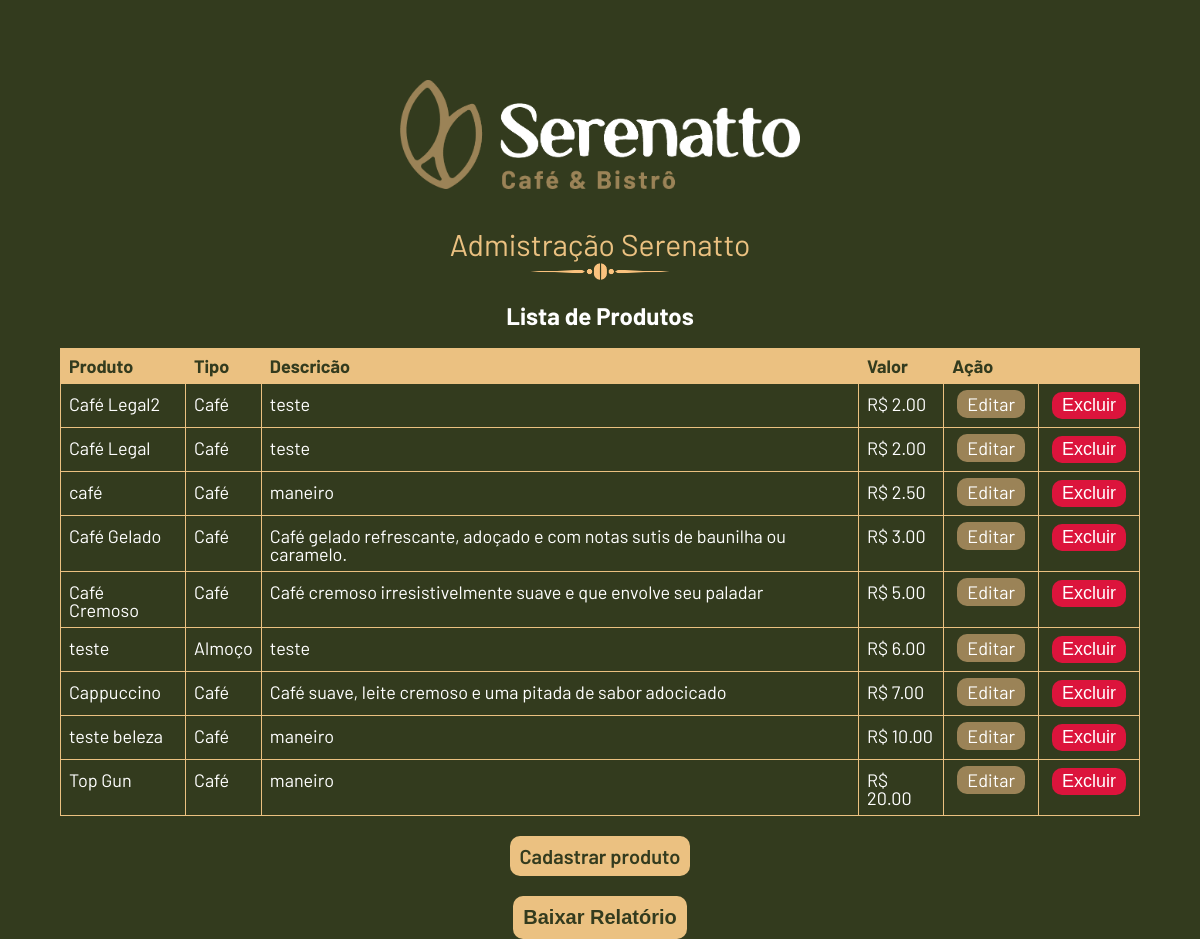
The app's page /admin.php with its own data.
### tables this page shows
CREATE TABLE `produtos` (
  `id` int NOT NULL AUTO_INCREMENT,
  `tipo` varchar(45) NOT NULL,
  `nome` varchar(45) NOT NULL,
  `descricao` varchar(90) NOT NULL,
  `imagem` varchar(80) NOT NULL,
  `preco` decimal(5,2) NOT NULL,
  PRIMARY KEY (`id`)
);

### src/Repositorio/ProdutoRepositorio.php (called while the page is built, shortened)
<?php
class ProdutoRepositorio
{
    private PDO $pdo;
    public function __construct(\PDO $pdo)
    {
        $this->pdo = $pdo;
    }
    public function buscarTodos()
    {
        $sql = "SELECT * FROM produtos ORDER BY preco";
        $statement = $this->pdo->query($sql);
        $dados = $statement->fetchAll(PDO::FETCH_ASSOC);
        $todosOsDados = array_map(function ($produto) {
            return new Produto(
                $produto['id'],
                $produto['tipo'],
                $produto['nome'],
                $produto['descricao'],
                (float)$produto['preco'],
                $produto['imagem']
            );
        }, $dados);
        return $todosOsDados;
    }
}

### src/Modelo/Produto.php (called while the page is built, shortened)
<?php
class Produto
{
    private ?int $id;
    private string $tipo;
    private string $nome;
    private string $descricao;
    private float $preco;
    public function __construct(
        ?int $id,
        string $tipo,
        string $nome,
        string $descricao,
        float $preco,
        string $imagem = "logo-serenatto.png")
    {
        $this->id = $id;
        $this->tipo = $tipo;
        $this->nome = $nome;
        $this->descricao = $descricao;
        $this->preco = $preco;
    }
    public function getId()
    {
        return $this->id;
    }
       public function getTipo()
    {
        return $this->tipo;
    }
    public function getNome()
    {
        return $this->nome;
    }
    public function getDescricao()
    {
        return $this->descricao;
    }
    public function getPrecoFormatado():string
    {
       return "R$ " . number_format($this->preco,  2);
    }
}

### admin.php (the view, shortened to what this page needs)
<?php
  require_once 'src/conexao-bd.php';
  require "src/Modelo/Produto.php";
  require "src/Repositorio/ProdutoRepositorio.php";
  $produtosRepositorio = new ProdutoRepositorio($pdo);
  $produtos = $produtosRepositorio->buscarTodos();
?>
<!doctype html>
<html lang="pt-br">
<head>
  <link rel="stylesheet" href="css/reset.css">
  <link rel="stylesheet" href="css/index.css">
  <link rel="stylesheet" href="css/admin.css">
</head>
<body>
<main>
  <section class="container-admin-banner">
    <img src="img/logo-serenatto-horizontal.png" class="logo-admin" alt="logo-serenatto">
    <h1>Admistração Serenatto</h1>
    <img class= "ornaments" src="img/ornaments-coffee.png" alt="ornaments">
  </section>
  <h2>Lista de Produtos</h2>
  <section class="container-table">
    <table>
      <thead>
        <tr>
          <th>Produto</th>
          <th>Tipo</th>
          <th>Descricão</th>
          <th>Valor</th>
          <th colspan="2">Ação</th>
        </tr>
      </thead>
      <tbody>
        <?php foreach ($produtos as $produto): ?>
          <tr>
            <td><?= $produto->getNome(); ?></td>
            <td><?=  $produto->getTipo(); ?></td>
            <td><?= $produto->getDescricao(); ?> </td>
            <td><?= $produto->getPrecoFormatado(); ?></td>
            <td>
              <a class="botao-editar" href="editar-produto.php?id=<?= $produto->getId(); ?>">Editar</a>
            </td>
            <td>
              <form action="excluir-produto.php" method="POST">
                <input type="submit" class="botao-excluir" value="Excluir">
              </form>
            </td>
          </tr>
        <?php endforeach; ?>
      </tbody>
    </table>
  <a class="botao-cadastrar" href="cadastrar-produto.php">Cadastrar produto</a>
  <form action="gerador-pdf.php" method="post">
    <input type="submit" class="botao-cadastrar" value="Baixar Relatório"/>
  </form>
  </section>
</main>
</body>
</html>

### css/index.css (style rules this page uses)
body { background-color: #333B1E; font-family: 'Barlow', sans-serif; }
main { height: 100vh; }
h2 { text-align: center; font-size: 48px; margin: 20px 0px; color: #FFF; font-weight: bold; }
.ornaments { width: 200px; }

### css/admin.css (style rules this page uses)
.container-admin-banner { display: flex; align-items: center; flex-direction: column; margin: 80px 0px 20px; }
.logo-admin { width: 400px; }
h2 { font-size: 24px; }
.container-table { display: flex; align-items: center; flex-direction: column; }
table { width: 90%; margin: auto 0; }
table, th, td { border: 1px solid #EBC181; }
table th { padding: 11px 0 11px; background-color: #EBC181; color: #333B1E; font-weight: bold; font-size: 18px; text-align: left; padding: 8px; }
table tr { border: 1px solid #ddd; }
table td { color: #FFF; font-size: 18px; padding: 8px; }
.container-admin-banner h1 { margin-top: 40px; font-size: 30px; color: #EBC181; }
table tbody tr td a, .botao-cadastrar, .botao-excluir { padding: 3px 10px; border-radius: 10px; color: #FFFFFF; text-decoration: none; margin: 0 5px; transition: 0.7s; border: none; font-size: 18px; }
.botao-cadastrar { background: #EBC181; color: #333B1E; font-weight: 600; margin-top: 20px; font-size: 20px; border-radius: 10px; padding: 10px 10px; border: none; }
.botao-editar { background: #9B8357; }
.botao-excluir { background: crimson; }

### records on screen
produtos: nome "Café Legal2", tipo "Café", descricao "teste", preco "R$ 2.00"
produtos: nome "Café Legal", tipo "Café", descricao "teste", preco "R$ 2.00"
produtos: nome "café", tipo "Café", descricao "maneiro", preco "R$ 2.50"
produtos: nome "Café Gelado", tipo "Café", descricao "Café gelado refrescante, adoçado e com notas sutis de baunilha ou caramelo.", preco "R$ 3.00"
produtos: nome "Café Cremoso", tipo "Café", descricao "Café cremoso irresistivelmente suave e que envolve seu paladar", preco "R$ 5.00"
produtos: nome "teste", tipo "Almoço", descricao "teste", preco "R$ 6.00"
produtos: nome "Cappuccino", tipo "Café", descricao "Café suave, leite cremoso e uma pitada de sabor adocicado", preco "R$ 7.00"
produtos: nome "teste beleza", tipo "Café", descricao "maneiro", preco "R$ 10.00"
produtos: nome "Top Gun", tipo "Café", descricao "maneiro", preco "R$ 20.00"
